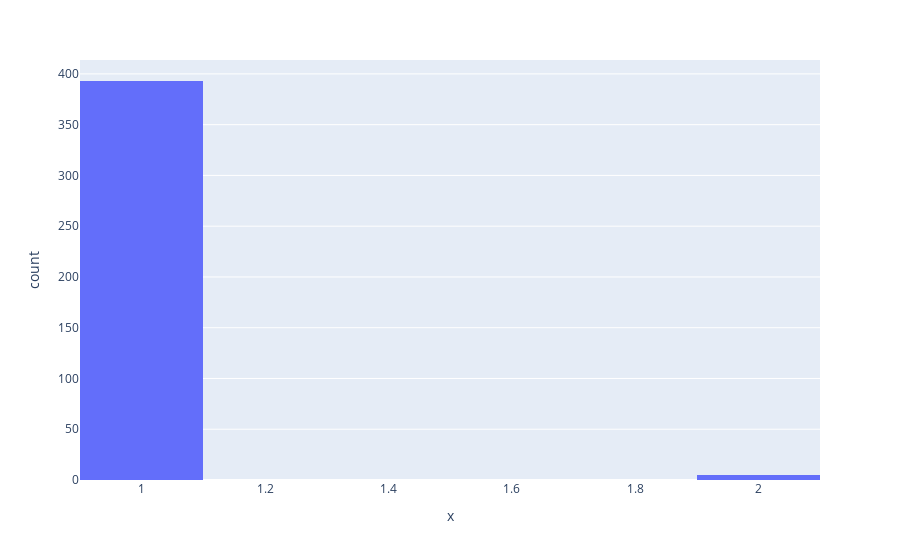

Notebook code cell kept with this figure:
### Code cell
db = instance_mongodb_sei(project="mlts")
collection = db.grambow_green_calculation

num_imag_freqs = []

for doc in collection.find({'task_label': 'frequency calculation', 'tags.state': 'transition_state'}):
    frequencies = doc['calcs_reversed'][0]['frequencies']
    _num_imag_freqs = len([freq for freq in frequencies if freq < 0])
    if _num_imag_freqs > 1:
        print(frequencies)
    num_imag_freqs.append(_num_imag_freqs)

fig = px.histogram(x=num_imag_freqs, nbins=10)
fig.show()

### Figure 1 — Plotly figure (JSON) as saved in the notebook; plotly's stock layout.template omitted (floating-point values rounded to 4 significant figures; data arrays with more than 128 entries replaced by an {"elided": "..."} marker saying what was removed)
{"data": [{"alignmentgroup": "True", "bingroup": "x", "hovertemplate": "x=%{x}<br>count=%{y}<extra></extra>", "legendgroup": "", "marker": {"color": "#636efa", "pattern": {"shape": ""}}, "name": "", "nbinsx": 10, "offsetgroup": "", "orientation": "v", "showlegend": false, "type": "histogram", "x": {"elided": "398 int values"}, "xaxis": "x", "yaxis": "y"}], "layout": {"barmode": "relative", "legend": {"tracegroupgap": 0}, "margin": {"t": 60}, "xaxis": {"anchor": "y", "domain": [0, 1], "title": {"text": "x"}}, "yaxis": {"anchor": "x", "domain": [0, 1], "title": {"text": "count"}}}}
